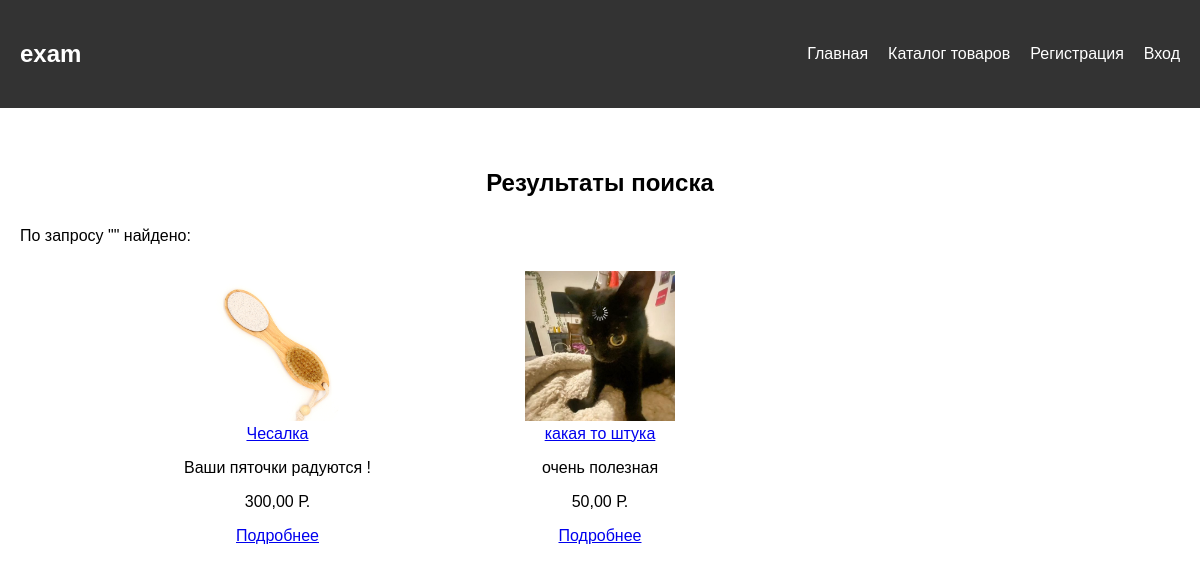
The app's page /search/ with its own data.
### main/models.py (models this page shows, shortened)
class Service(models.Model):
    name = models.CharField(max_length=255)
    description = models.TextField()
    price = models.DecimalField(max_digits=10, decimal_places=2)
    photo = models.ImageField(upload_to='service_photos/', null=True, blank=True)

### main/views.py (the view)
# urls.py: path('search/', search_services, name='search_services'),
def search_services(request):
    query = request.GET.get('query', '')
    results = Service.objects.filter(name__icontains=query)
    return render(request, 'main/search_services.html', {'results': results, 'query': query})

### main/templates/main/search_services.html
{% extends 'main/basic.html' %}
{% load static %}
{% block content %}
    <h2 class="title_page">Результаты поиска</h2>
    <p>По запросу "{{ query }}" найдено:</p>
    <div class="card_services_container">
        {% for service in results %}
            <div class="card_services">
                <img src="{{ service.photo.url }}" alt="Фото товара" style="height: 150px; width: 150px; object-fit: cover;">
                <div>
                    <a href="{% url 'main:service_detail' service_id=service.id %}">{{ service.name }}</a>
                    <p>{{ service.description }}</p>
                    <p>{{ service.price }} Р.</p>
                    <a href="{% url 'main:service_detail' service_id=service.id %}">Подробнее</a>
                </div>
            </div>
        {% endfor %}
    </div>
{% endblock %}

### main/static/style.css (style rules this page uses)
body { margin: 0; padding: 0; font-family: 'Arial', sans-serif; }
.card_services_container { display: grid; grid-template-columns: 0.5fr 0fr 0.5fr; padding: 10px; text-align: center; }
.title_page { display: flex; justify-content: center; padding: 5px 5px 10px; }

### records on screen
Service: photo (picture), name "Чесалка", description "Ваши пяточки радуются !", price "300,00"
Service: photo (picture), name "какая то штука", description "очень полезная", price "50,00"
